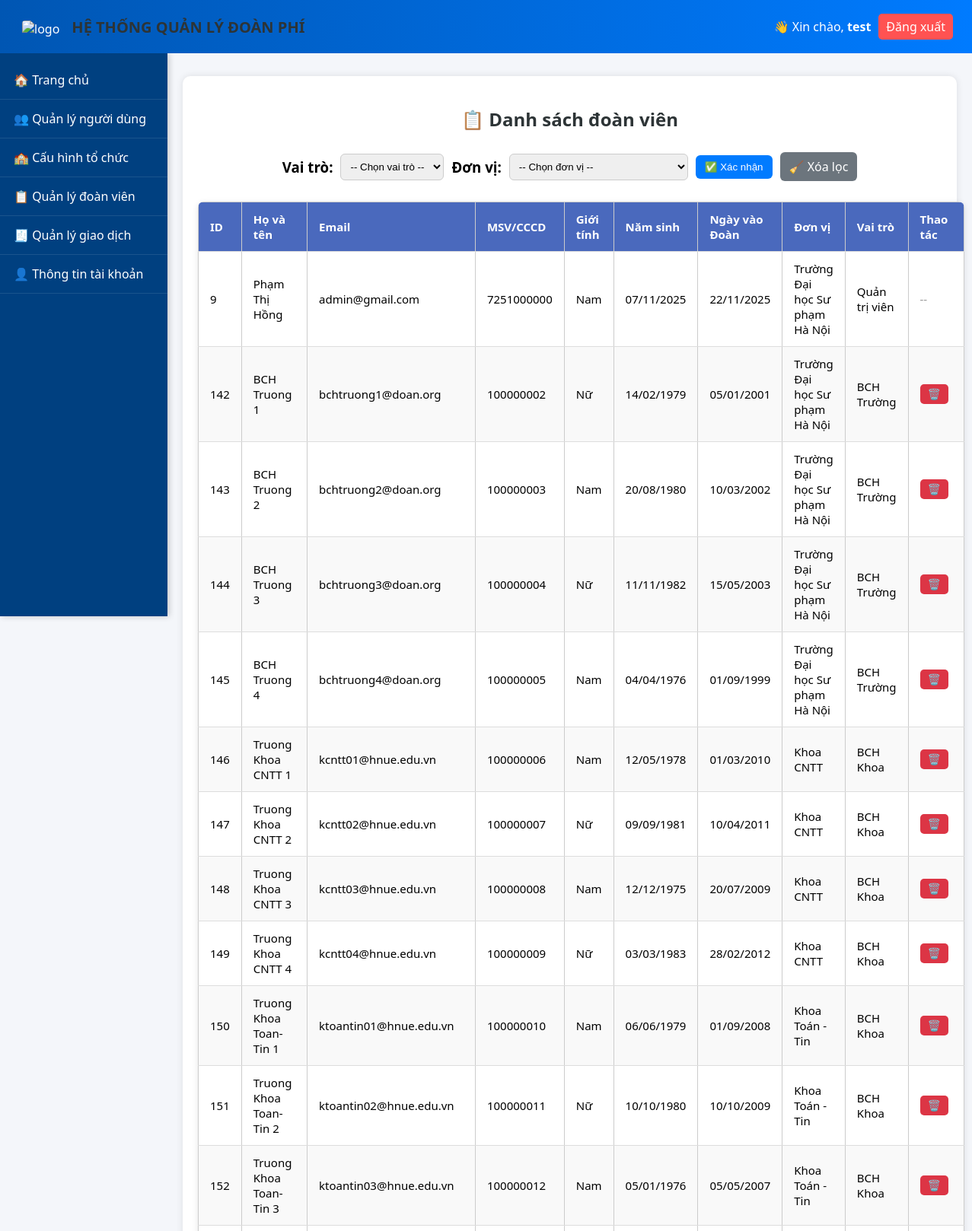
The page /pages/members.php (signed in, upper part) on the database its author committed.
### tables this page shows
CREATE TABLE `users` (
  `userId` int(11) NOT NULL,
  `userName` varchar(255) NOT NULL,
  `fullName` varchar(255) DEFAULT NULL,
  `gender` enum('M','F','O') DEFAULT 'O',
  `identifyCard` varchar(255) DEFAULT NULL,
  `email` varchar(255) DEFAULT NULL,
  `password` varchar(255) NOT NULL,
  `birthDate` date DEFAULT NULL,
  `joinDate` date DEFAULT NULL,
  `unit` varchar(255) DEFAULT NULL,
  `isAdmin` tinyint(1) DEFAULT 0,
  `createdAt` datetime DEFAULT current_timestamp(),
  `updatedAt` datetime DEFAULT current_timestamp() ON UPDATE current_timestamp()
);

CREATE TABLE `organization_units` (
  `id` int(11) NOT NULL,
  `unit_name` varchar(255) NOT NULL,
  `unit_level` enum('Truong','Khoa','ChiDoan') NOT NULL,
  `parent_id` int(11) DEFAULT NULL,
  `leader_id` int(11) DEFAULT NULL,
  `deputy_id` int(11) DEFAULT NULL,
  `created_at` timestamp NOT NULL DEFAULT current_timestamp(),
  `updated_at` timestamp NOT NULL DEFAULT current_timestamp() ON UPDATE current_timestamp()
);

CREATE TABLE `role` (
  `id` int(11) NOT NULL,
  `role_name` varchar(255) NOT NULL,
  `createdAt` datetime DEFAULT current_timestamp(),
  `updatedAt` datetime DEFAULT current_timestamp() ON UPDATE current_timestamp()
);

### pages/members.php (the view, shortened to what this page needs)
<?php
include("../includes/header.php");
include("../includes/navbar.php");
include("../config/db.php");
$currentUser = $_SESSION['user'];
$userId = intval($currentUser['userId']);
$conditions = [];
$whereClause = count($conditions) > 0 ? "WHERE " . implode(" AND ", $conditions) : "";
$sql = "
    SELECT
        u.userId, u.userName, u.fullName, u.email, u.identifyCard,
        u.gender, u.birthDate, u.joinDate, u.isAdmin, u.createdAt,
        r.role_name, ou.unit_name
    FROM users u
    LEFT JOIN user_role ur ON u.userId = ur.user_id
    LEFT JOIN role r ON ur.role_id = r.id
    LEFT JOIN organization_units ou ON u.unit = ou.id
    $whereClause
    ORDER BY u.userId ASC
";
$result = $conn->query($sql);
?>
<div class="container">
  <h2>📋 Danh sách đoàn viên</h2>
  <form method="GET" class="filter-form">
    <h3>Vai trò:</h3>
    <select name="filter_role">
      <option value="">-- Chọn vai trò --</option>
    </select>
    <h3>Đơn vị:</h3>
    <select name="filter_unit">
      <option value="">-- Chọn đơn vị --</option>
    </select>
    <button type="submit" class="btn-filter">✅ Xác nhận</button>
    <a href="?" class="btn-clear">🧹 Xóa lọc</a>
  </form>
  <table class="table">
    <thead>
      <tr>
        <th>ID</th>
        <th>Họ và tên</th>
        <th>Email</th>
        <th>MSV/CCCD</th>
        <th>Giới tính</th>
        <th>Năm sinh</th>
        <th>Ngày vào Đoàn</th>
        <th>Đơn vị</th>
        <th>Vai trò</th>
        <th>Thao tác</th>
      </tr>
    </thead>
    <tbody>
      <?php if ($result && $result->num_rows > 0): ?>
        <?php while ($row = $result->fetch_assoc()): ?>
          <tr>
            <td><?= $row['userId'] ?></td>
            <td><?= htmlspecialchars($row['fullName']) ?></td>
            <td><?= htmlspecialchars($row['email']) ?></td>
            <td><?= htmlspecialchars($row['identifyCard'] ?? '-') ?></td>
            <td><?= $row['gender'] == 'M' ? 'Nam' : ($row['gender'] == 'F' ? 'Nữ' : 'Khác') ?></td>
            <td><?= $row['birthDate'] ? date("d/m/Y", strtotime($row['birthDate'])) : '-' ?></td>
            <td><?= $row['joinDate'] ? date("d/m/Y", strtotime($row['joinDate'])) : '-' ?></td>
            <td><?= htmlspecialchars($row['unit_name'] ?? 'Chưa cập nhật') ?></td>
            <td><?= htmlspecialchars($row['role_name'] ?? 'Đoàn viên') ?></td>
            <td>
              <?php if ($row['userId'] != $userId):  ?>
              <form method="POST" onsubmit="return confirmDelete(this);">
                <button type="submit" class="btn-delete">🗑️</button>
              </form>
              <?php else: ?>
                <span style="color:#999;">--</span>
              <?php endif; ?>
            </td>
          </tr>
        <?php endwhile; ?>
      <?php else: ?>
        <tr><td colspan="10" style="text-align:center;">Không có đoàn viên nào.</td></tr>
      <?php endif; ?>
    </tbody>
  </table>
</div>
<?php include("../includes/footer.php"); ?>

### public/css/style.css (style rules this page uses)
body { margin: 0; font-family: "Segoe UI", sans-serif; background-color: #f4f6fa; }
.container { max-width: 1100px; margin: 30px auto; background: white; border-radius: 10px; padding: 25px; box-shadow: 0 0 10px rgba(0,0,0,0.1); }
.table { width: 100%; border-collapse: collapse; }
.table th, .table td { padding: 10px; border: 1px solid #ccc; text-align: left; }
.table th { background: #007bff; color: white; }
body { margin: 0; padding-top: 70px; }
h2 { color: #333; margin-bottom: 15px; }
.table { width: 100%; border-collapse: collapse; background: #fff; box-shadow: 0 2px 8px rgba(0,0,0,0.1); border-radius: 8px; overflow: hidden; }
.table th, .table td { padding: 12px 15px; border-bottom: 1px solid #ddd; text-align: left; }
.table th { background: #4a69bd; color: white; }
.btn-edit, .btn-delete { text-decoration: none; padding: 5px 10px; border-radius: 5px; color: white; margin-right: 5px; }
.btn-delete { background: #e55039; }

### pages/members.php (style rules this page uses)
.container { padding: 20px; margin-left: 240px; max-width: calc(100% - 300px); }
h2 { text-align: center; margin-bottom: 15px; color: #2d3436; }
.filter-form { display: flex; justify-content: center; align-items: center; gap: 10px; margin-bottom: 15px; }
.filter-form select { padding: 8px; border-radius: 6px; border: 1px solid #ccc; }
.btn-filter, .btn-clear { background: #007bff; color: white; border: none; padding: 8px 12px; border-radius: 6px; cursor: pointer; text-decoration: none; }
.btn-clear { background: #6c757d; }
table { width: 100%; border-collapse: collapse; font-size: 15px; box-shadow: 0 4px 10px rgba(0,0,0,0.05); }
th, td { border: 1px solid #ddd; padding: 10px; text-align: center; }
th { background: #007bff; color: white; }
tr:nth-child(even) { background: #f9f9f9; }
.btn-delete { background: #dc3545; color: white; border: none; padding: 5px 10px; border-radius: 5px; cursor: pointer; font-size: 14px; }

### rows shown on the page
users: userId "9", fullName "Phạm Thị Hồng", email "admin@gmail.com", identifyCard "7251000000", gender "Nam", birthDate "07/11/2025", joinDate "22/11/2025", organization_units.unit_name "Trường Đại học Sư phạm Hà Nội", role.role_name "Quản trị viên"
users: userId "142", fullName "BCH Truong 1", email "bchtruong1@doan.org", identifyCard "100000002", gender "Nữ", birthDate "14/02/1979", joinDate "05/01/2001", organization_units.unit_name "Trường Đại học Sư phạm Hà Nội", role.role_name "BCH Trường"
users: userId "143", fullName "BCH Truong 2", email "bchtruong2@doan.org", identifyCard "100000003", gender "Nam", birthDate "20/08/1980", joinDate "10/03/2002", organization_units.unit_name "Trường Đại học Sư phạm Hà Nội", role.role_name "BCH Trường"
users: userId "144", fullName "BCH Truong 3", email "bchtruong3@doan.org", identifyCard "100000004", gender "Nữ", birthDate "11/11/1982", joinDate "15/05/2003", organization_units.unit_name "Trường Đại học Sư phạm Hà Nội", role.role_name "BCH Trường"
users: userId "145", fullName "BCH Truong 4", email "bchtruong4@doan.org", identifyCard "100000005", gender "Nam", birthDate "04/04/1976", joinDate "01/09/1999", organization_units.unit_name "Trường Đại học Sư phạm Hà Nội", role.role_name "BCH Trường"
users: userId "146", fullName "Truong Khoa CNTT 1", email "kcntt01@hnue.edu.vn", identifyCard "100000006", gender "Nam", birthDate "12/05/1978", joinDate "01/03/2010", organization_units.unit_name "Khoa CNTT", role.role_name "BCH Khoa"
users: userId "147", fullName "Truong Khoa CNTT 2", email "kcntt02@hnue.edu.vn", identifyCard "100000007", gender "Nữ", birthDate "09/09/1981", joinDate "10/04/2011", organization_units.unit_name "Khoa CNTT", role.role_name "BCH Khoa"
users: userId "148", fullName "Truong Khoa CNTT 3", email "kcntt03@hnue.edu.vn", identifyCard "100000008", gender "Nam", birthDate "12/12/1975", joinDate "20/07/2009", organization_units.unit_name "Khoa CNTT", role.role_name "BCH Khoa"
users: userId "149", fullName "Truong Khoa CNTT 4", email "kcntt04@hnue.edu.vn", identifyCard "100000009", gender "Nữ", birthDate "03/03/1983", joinDate "28/02/2012", organization_units.unit_name "Khoa CNTT", role.role_name "BCH Khoa"
users: userId "150", fullName "Truong Khoa Toan-Tin 1", email "ktoantin01@hnue.edu.vn", identifyCard "100000010", gender "Nam", birthDate "06/06/1979", joinDate "01/09/2008", organization_units.unit_name "Khoa Toán - Tin", role.role_name "BCH Khoa"
users: userId "151", fullName "Truong Khoa Toan-Tin 2", email "ktoantin02@hnue.edu.vn", identifyCard "100000011", gender "Nữ", birthDate "10/10/1980", joinDate "10/10/2009", organization_units.unit_name "Khoa Toán - Tin", role.role_name "BCH Khoa"
users: userId "152", fullName "Truong Khoa Toan-Tin 3", email "ktoantin03@hnue.edu.vn", identifyCard "100000012", gender "Nam", birthDate "05/01/1976", joinDate "05/05/2007", organization_units.unit_name "Khoa Toán - Tin", role.role_name "BCH Khoa"

### other values the page prints
$_SESSION['user']['userName'] "test"
